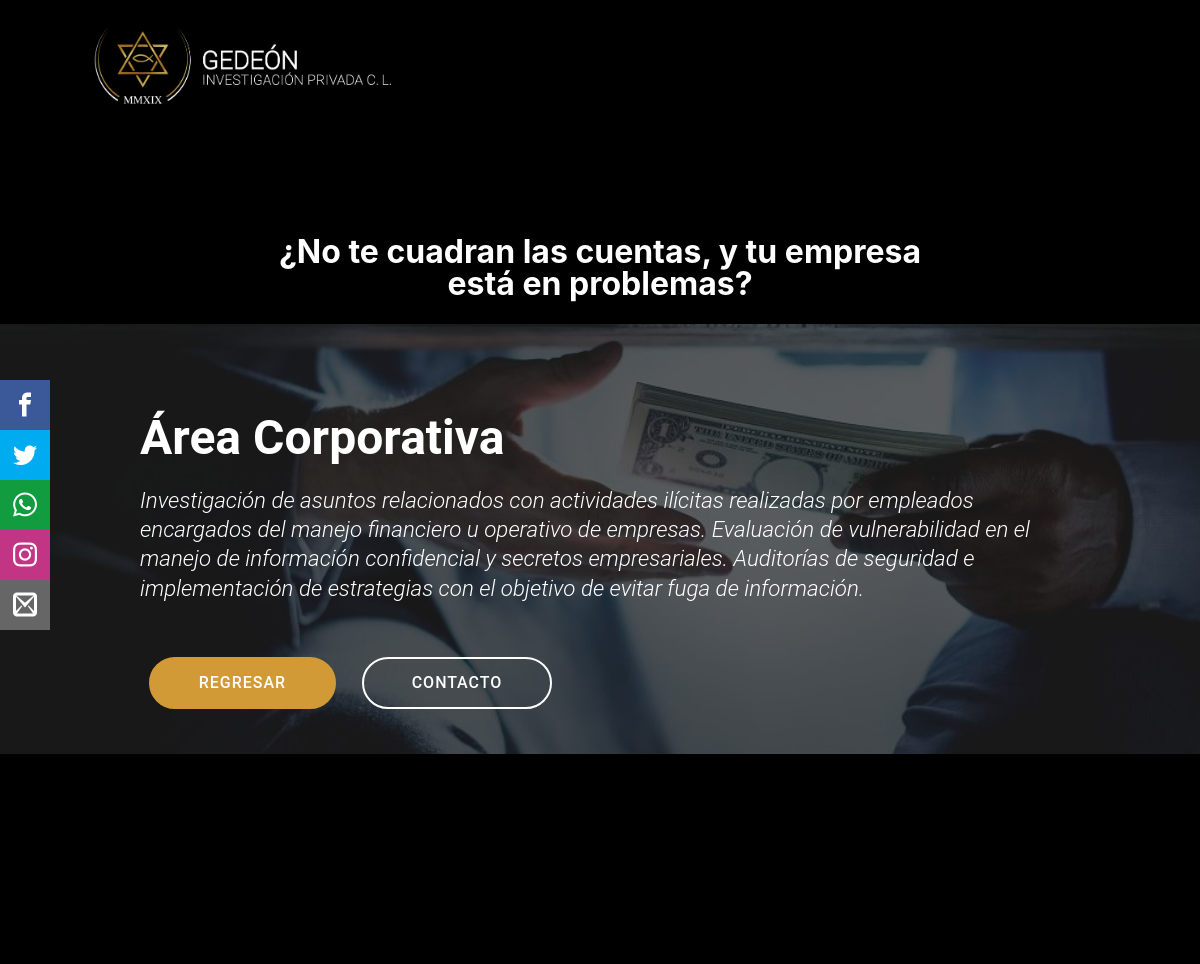
Page /controller/servicios.php?nombre=corporativo on the committed database.
### tables this page shows
CREATE TABLE `recursos` (
  `recid` int(11) NOT NULL,
  `recnombre` varchar(50) DEFAULT NULL,
  `recdescripcion` text,
  `recestado` varchar(2) DEFAULT NULL,
  `tipo_recurso_trecid` int(11) NOT NULL
);

### controller/servicios.php (the view, shortened to what this page needs)
<?php
	$usuario = "gedeonAdmin";
	$password = "Gedeon5erver.";
	$servidor = "160.153.53.37";
        $servicio = $_REQUEST["nombre"];
	$conexion = mysqli_connect( $servidor, $usuario, $password ) or die ("No se ha podido conectar al servidor de Base de datos");
	$consulta = "SELECT * FROM recursos WHERE recnombre ='$servicio'";
	$resultado = mysqli_query( $conexion, $consulta ) or die ( "Algo ha ido mal en la consulta a la base de datos");
	while ($columna = mysqli_fetch_array( $resultado ))
	{
		echo  $columna['recdescripcion'] ;
		require_once '../views/footer_content.php';
	}
?>

### views/footer_content.php (shortened to what this page needs)
<section class="footer3 cid-rCah7OWi5z mbr-reveal" id="footer" style="background-color: #000000">
           <div class="container">
               <div class="media-container-row content">
                   <div class="col-md-5 col-sm-4">
                       <div class="mb-3 img-logo">
                       </div>
                   </div>
                   <div class="footer-lower">
                       <div class="media-container-row">
                           <div class="col-sm-12">
                               <hr>
                           </div>
                       </div>
                       <div class="media-container-row">
                           <div class="col-sm-12 copyright">
                           </div>
                       </div>
                   </div>
               </div>
       </section>

### assets/theme/css/style.css (style rules this page uses)
section { background-color: #eeeeee; }
section, .container, .container-fluid { position: relative; word-wrap: break-word; }
a { font-style: normal; font-weight: 400; cursor: pointer; }
a, a:hover { text-decoration: none; }
body { color: #232323; }
h1, h2, h3, h4, h5, h6, .h1, .h2, .h3, .h4, .h5, .h6, .display-1, .display-2, .display-3, .display-4 { line-height: 1; word-break: break-word; word-wrap: break-word; }
b, strong { font-weight: bold; }
body { position: relative; }
section { background-position: 50% 50%; background-repeat: no-repeat; background-size: cover; }
.mbr-white { color: #ffffff; }
.align-left { text-align: left; }
.align-center { text-align: center; }
.mbr-light { font-weight: 300; }
.mbr-bold { font-weight: 700; }
.media-container-row { display: flex; flex-direction: row; flex-wrap: wrap; justify-content: center; align-content: center; align-items: start; }
.media-container-column { display: flex; flex-direction: column; flex-wrap: wrap; justify-content: center; align-content: center; align-items: stretch; }
.media-container-column > * { width: 100%; }
@media (min-width: 992px) { .media-container-row { flex-wrap: nowrap; } }
.mbr-section-btn { margin-left: -0.25rem; margin-right: -0.25rem; font-size: 0; }
.menu .navbar-brand { display: -webkit-flex; }
.menu .navbar-brand span { display: flex; display: -webkit-flex; }
.menu .navbar-brand .navbar-logo img { display: -webkit-flex; }
.navbar { display: -webkit-flex; -webkit-flex-wrap: wrap; -webkit-align-items: center; -webkit-justify-content: space-between; }
.row { display: -webkit-flex; -webkit-flex-wrap: wrap; }
.justify-content-center { -webkit-justify-content: center; }
html, body { height: auto; min-height: 100vh; }

### assets/social/social.css (style rules this page uses)
* { margin:0; padding: 0; -webkit-box-sizing: border-box; -moz-box-sizing: border-box; box-sizing: border-box; }
.social { position: fixed; left: 1; top: 380px; z-index: 2000; }
.social ul { list-style: none; }
.social ul li a { display: inline-block; color:#fff; background: #000; padding: 13px 13px; text-decoration: none; }
.social ul li .icon-facebook { background:#3b5998; }
.social ul li .icon-twitter { background: #00abf0; }
.social ul li .icon-mail2 { background: #666666; }
.social ul li .icon-instagram { background: #C13584; }
.social ul li .icon-whatsapp { background: #119c3f; }

### rows in the picture
recursos: recdescripcion (picture), recdescripcion "¿No te cuadran las cuentas, y tu empresa está en problemas? Área Corporativa Investigación de asuntos relacionados con actividades ilícitas realizadas por empleados encargados del manejo financiero u operativo de empresas. Evaluación de vulnerabilidad en el manejo de información confidencial y secretos empresariales. Auditorías de seguridad e implementación de estrategias con el objetivo de evitar fuga de información. REGRESAR CONTACTO"
